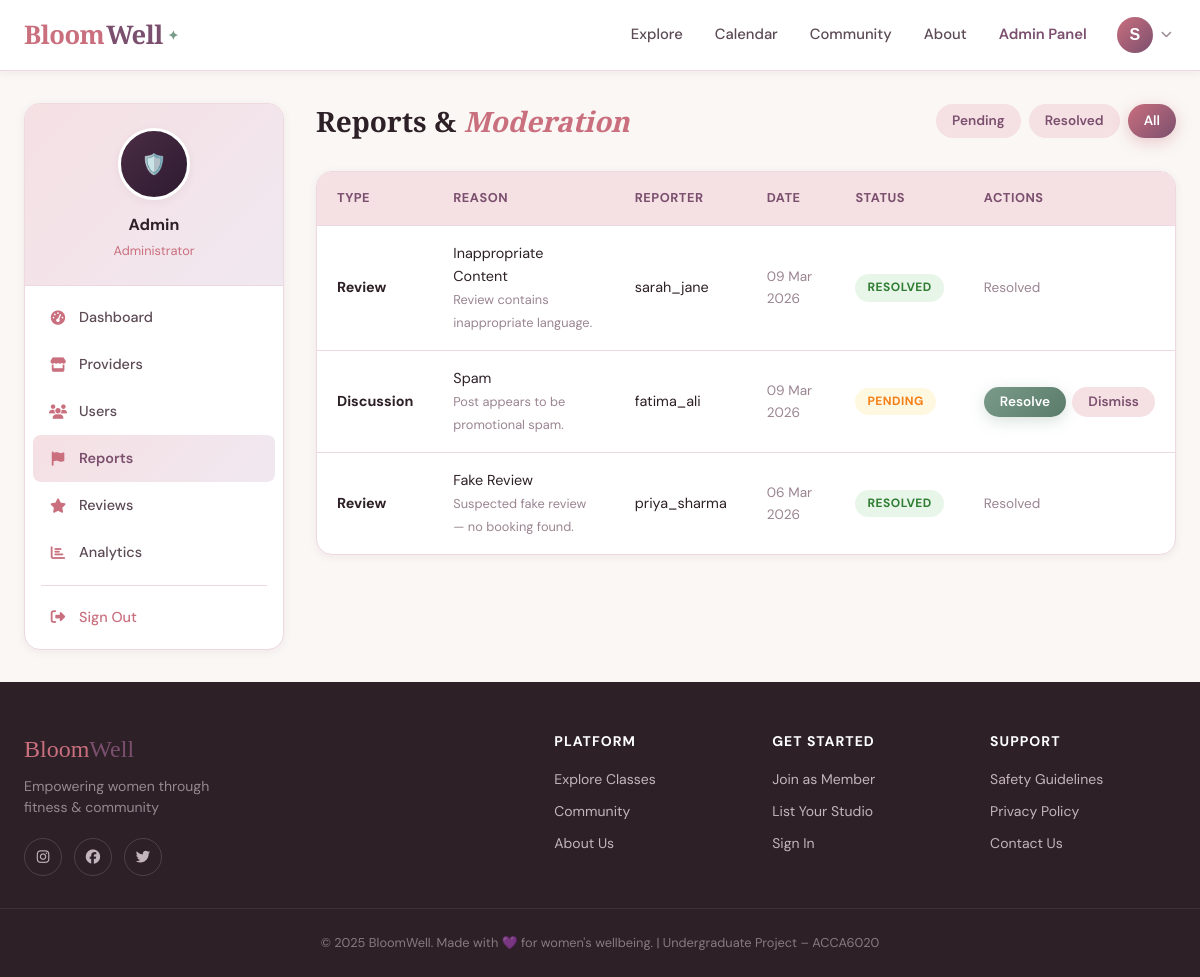
Screenshot of /admin/reports?status=all (signed in) with the database file from the repository.
### app/models/__init__.py (models this page shows, shortened)
class User(UserMixin, db.Model):
    __tablename__ = 'users'
    id = db.Column(db.Integer, primary_key=True)
    email = db.Column(db.String(120), unique=True, nullable=False, index=True)
    username = db.Column(db.String(80), unique=True, nullable=False)
    password_hash = db.Column(db.String(256), nullable=False)
    role = db.Column(db.String(20), nullable=False, default='member')
    full_name = db.Column(db.String(120))
    profile_image = db.Column(db.String(200), default='default_avatar.png')
    bio = db.Column(db.Text)
    location = db.Column(db.String(120))
    phone = db.Column(db.String(20))
    is_active = db.Column(db.Boolean, default=True)
    is_verified = db.Column(db.Boolean, default=False)
    created_at = db.Column(db.DateTime, default=datetime.utcnow)
    last_seen = db.Column(db.DateTime, default=datetime.utcnow)
    member_profile = db.relationship('MemberProfile', backref='user', uselist=False, cascade='all, delete-orphan')
    provider_profile = db.relationship('ProviderProfile', backref='user', uselist=False, cascade='all, delete-orphan')
    bookings = db.relationship('Booking', backref='user', lazy='dynamic', cascade='all, delete-orphan')
    reviews = db.relationship('Review', backref='user', lazy='dynamic', cascade='all, delete-orphan')
    reports = db.relationship('Report', backref='reporter', lazy='dynamic', cascade='all, delete-orphan', foreign_keys='Report.reporter_id')
    discussions = db.relationship('Discussion', backref='author', lazy='dynamic', cascade='all, delete-orphan')
    discussion_replies = db.relationship('DiscussionReply', backref='author', lazy='dynamic', cascade='all, delete-orphan')
    def is_admin(self): return self.role == 'admin'
    def is_provider(self): return self.role == 'provider'
    def is_member(self): return self.role == 'member'

class Report(db.Model):
    __tablename__ = 'reports'
    id = db.Column(db.Integer, primary_key=True)
    reporter_id = db.Column(db.Integer, db.ForeignKey('users.id'), nullable=False)
    report_type = db.Column(db.String(50))
    target_id = db.Column(db.Integer)
    reason = db.Column(db.String(100))
    description = db.Column(db.Text)
    status = db.Column(db.String(20), default='pending')
    created_at = db.Column(db.DateTime, default=datetime.utcnow)
    resolved_at = db.Column(db.DateTime)
    resolved_by = db.Column(db.Integer, db.ForeignKey('users.id'), nullable=True)

### app/routes/admin.py (the view)
@admin_bp.route('/reports')
@login_required
@admin_required
def reports():
    status_filter = request.args.get('status', 'pending')
    query = Report.query if status_filter == 'all' else Report.query.filter_by(status=status_filter)
    reports = query.order_by(Report.created_at.desc()).paginate(
        page=request.args.get('page', 1, type=int), per_page=15, error_out=False)
    return render_template('admin/reports.html', reports=reports,
                           status_filter=status_filter, title='Reports & Moderation')

### app/models/__init__.py (called while the page is built)
@login_manager.user_loader
def load_user(user_id):
    return User.query.get(int(user_id))

### app/routes/admin.py (called while the page is built)
def admin_required(f):
    @wraps(f)
    def decorated_function(*args, **kwargs):
        if not current_user.is_authenticated or not current_user.is_admin():
            flash('Admin access only.', 'danger')
            return redirect(url_for('main.index'))
        return f(*args, **kwargs)
    return decorated_function

### app/templates/admin/reports.html
{% extends "base.html" %}
{% block content %}
<div class="dashboard-layout">
  <aside class="sidebar"><div class="sidebar-card">
    <div class="sidebar-header"><div class="sidebar-avatar" style="background:linear-gradient(135deg,#4a2d44,#2d1a30);font-size:1.25rem;">🛡️</div><div class="sidebar-name">Admin</div><div class="sidebar-role" style="color:var(--rose);">Administrator</div></div>
    <nav class="sidebar-nav">
      <a href="{{ url_for('admin.dashboard') }}" class="sidebar-link"><i class="fas fa-tachometer-alt"></i> Dashboard</a>
      <a href="{{ url_for('admin.providers') }}" class="sidebar-link"><i class="fas fa-store"></i> Providers</a>
      <a href="{{ url_for('admin.users') }}" class="sidebar-link"><i class="fas fa-users"></i> Users</a>
      <a href="{{ url_for('admin.reports') }}" class="sidebar-link active"><i class="fas fa-flag"></i> Reports</a>
      <a href="{{ url_for('admin.reviews') }}" class="sidebar-link"><i class="fas fa-star"></i> Reviews</a>
      <a href="{{ url_for('admin.analytics') }}" class="sidebar-link"><i class="fas fa-chart-bar"></i> Analytics</a>
      <div class="sidebar-divider"></div>
      <a href="{{ url_for('auth.logout') }}" class="sidebar-link" style="color:var(--rose);"><i class="fas fa-sign-out-alt"></i> Sign Out</a>
    </nav>
  </div></aside>
  <div class="dashboard-content">
    <div style="display:flex;align-items:center;justify-content:space-between;margin-bottom:2rem;flex-wrap:wrap;gap:1rem;">
      <h1 style="font-size:1.75rem;font-family:var(--font-display);">Reports & <em style="color:var(--rose);">Moderation</em></h1>
      <div style="display:flex;gap:0.5rem;">
        <a href="?status=pending" class="btn btn-sm {{ 'btn-primary' if status_filter=='pending' else 'btn-ghost' }}">Pending</a>
        <a href="?status=resolved" class="btn btn-sm {{ 'btn-primary' if status_filter=='resolved' else 'btn-ghost' }}">Resolved</a>
        <a href="?status=all" class="btn btn-sm {{ 'btn-primary' if status_filter=='all' else 'btn-ghost' }}">All</a>
      </div>
    </div>
    {% if reports.items %}
    <div class="table-wrapper">
      <table><thead><tr><th>Type</th><th>Reason</th><th>Reporter</th><th>Date</th><th>Status</th><th>Actions</th></tr></thead>
      <tbody>
        {% for r in reports.items %}
        <tr>
          <td><strong>{{ r.report_type.title() if r.report_type else '–' }}</strong></td>
          <td>{{ r.reason.replace('_',' ').title() if r.reason else '–' }}<br>{% if r.description %}<span style="font-size:0.8rem;color:var(--text-light);">{{ r.description[:70] }}{{ '...' if r.description|length>70 else '' }}</span>{% endif %}</td>
          <td>{{ r.reporter.username }}</td>
          <td style="font-size:0.85rem;color:var(--text-light);">{{ r.created_at.strftime('%d %b %Y') }}</td>
          <td><span class="status-badge status-{{ 'pending' if r.status=='pending' else 'confirmed' if r.status=='resolved' else 'cancelled' }}">{{ r.status.title() }}</span></td>
          <td>{% if r.status=='pending' %}<div style="display:flex;gap:0.4rem;"><form method="POST" action="{{ url_for('admin.resolve_report', report_id=r.id, action='resolved') }}" style="display:inline;"><input type="hidden" name="csrf_token" value="{{ csrf_token() }}"><button class="btn btn-sage btn-sm">Resolve</button></form><form method="POST" action="{{ url_for('admin.resolve_report', report_id=r.id, action='dismissed') }}" style="display:inline;"><input type="hidden" name="csrf_token" value="{{ csrf_token() }}"><button class="btn btn-ghost btn-sm">Dismiss</button></form></div>{% else %}<span style="color:var(--text-light);font-size:0.85rem;">{{ r.status.title() }}</span>{% endif %}</td>
        </tr>
        {% endfor %}
      </tbody></table>
    </div>
    {% else %}<div class="empty-state"><div class="empty-state-icon">🚩</div><h3>No reports found</h3></div>{% endif %}
  </div>
</div>
{% endblock %}

### app/templates/base.html (shortened to what this page needs)
<!DOCTYPE html>
<html lang="en">
<head>
    <link rel="stylesheet" href="https://cdnjs.cloudflare.com/ajax/libs/font-awesome/6.5.0/css/all.min.css">
    <link rel="stylesheet" href="{{ url_for('static', filename='css/style.css') }}">
</head>
<body>
<nav class="navbar">
    <div class="nav-container">
        <a href="{{ url_for('main.index') }}" class="nav-logo">
            <span class="logo-bloom">Bloom</span><span class="logo-well">Well</span><span class="logo-dot">✦</span>
        </a>
        <div class="nav-links">
            <a href="{{ url_for('main.explore') }}" class="nav-link">Explore</a>
            <a href="{{ url_for('main.calendar') }}" class="nav-link">Calendar</a>
            <a href="{{ url_for('main.community') }}" class="nav-link">Community</a>
            <a href="{{ url_for('main.about') }}" class="nav-link">About</a>
            {% if current_user.is_authenticated %}
                {% if current_user.is_admin() %}
                    <a href="{{ url_for('admin.dashboard') }}" class="nav-link nav-dashboard">Admin Panel</a>
                {% elif current_user.is_provider() %}
                    <a href="{{ url_for('provider.dashboard') }}" class="nav-link nav-dashboard">My Studio</a>
                {% else %}
                    <a href="{{ url_for('member.dashboard') }}" class="nav-link nav-dashboard">My Space</a>
                {% endif %}
                <div class="nav-user-menu">
                    <button class="nav-avatar-btn" onclick="toggleUserMenu()">
                        {% if current_user.profile_image and current_user.profile_image != 'default_avatar.png' %}
                            <img src="{{ url_for('static', filename='images/' + current_user.profile_image) }}" alt="avatar" class="nav-avatar-img">
                        {% else %}
                            <div class="nav-avatar-placeholder">{{ current_user.full_name[0] if current_user.full_name else current_user.username[0] }}</div>
                        {% endif %}
                        <i class="fas fa-chevron-down nav-chevron"></i>
                    </button>
                </div>
            {% else %}
                <a href="{{ url_for('auth.login') }}" class="btn-nav-outline">Sign In</a>
                <a href="{{ url_for('auth.register') }}" class="btn-nav-solid">Join Free</a>
            {% endif %}
        </div>
    </div>
</nav>
<main>
    {% block content %}{% endblock %}
</main>
<footer class="footer">
    <div class="footer-container">
        <div class="footer-brand">
            <p class="footer-logo"><span class="logo-bloom">Bloom</span><span class="logo-well">Well</span></p>
            <p class="footer-tagline">Empowering women through fitness & community</p>
            <div class="footer-social">
                <a href="#" class="social-link"><i class="fab fa-instagram"></i></a>
                <a href="#" class="social-link"><i class="fab fa-facebook"></i></a>
                <a href="#" class="social-link"><i class="fab fa-twitter"></i></a>
            </div>
        </div>
        <div class="footer-links">
            <div class="footer-col">
                <h4>Platform</h4>
                <a href="{{ url_for('main.explore') }}">Explore Classes</a>
                <a href="{{ url_for('main.community') }}">Community</a>
                <a href="{{ url_for('main.about') }}">About Us</a>
            </div>
            <div class="footer-col">
                <h4>Get Started</h4>
                <a href="{{ url_for('auth.register') }}">Join as Member</a>
                <a href="{{ url_for('auth.register') }}">List Your Studio</a>
                <a href="{{ url_for('auth.login') }}">Sign In</a>
            </div>
            <div class="footer-col">
                <h4>Support</h4>
                <a href="#">Safety Guidelines</a>
                <a href="#">Privacy Policy</a>
                <a href="#">Contact Us</a>
            </div>
        </div>
    </div>
    <div class="footer-bottom">
        <p>© 2025 BloomWell. Made with 💜 for women's wellbeing. | Undergraduate Project – ACCA6020</p>
    </div>
</footer>
</body>
</html>

### rows the page displays
User: full_name "S"
Report: report_type "Review", reason.replace "Inappropriate Content", description "Review contains inappropriate language.", reporter.username "sarah_jane", created_at "09 Mar 2026", status "RESOLVED", status "Resolved"
Report: report_type "Discussion", reason.replace "Spam", description "Post appears to be promotional spam.", reporter.username "fatima_ali", created_at "09 Mar 2026", status "PENDING"
Report: report_type "Review", reason.replace "Fake Review", description "Suspected fake review — no booking found.", reporter.username "priya_sharma", created_at "06 Mar 2026", status "RESOLVED", status "Resolved"
